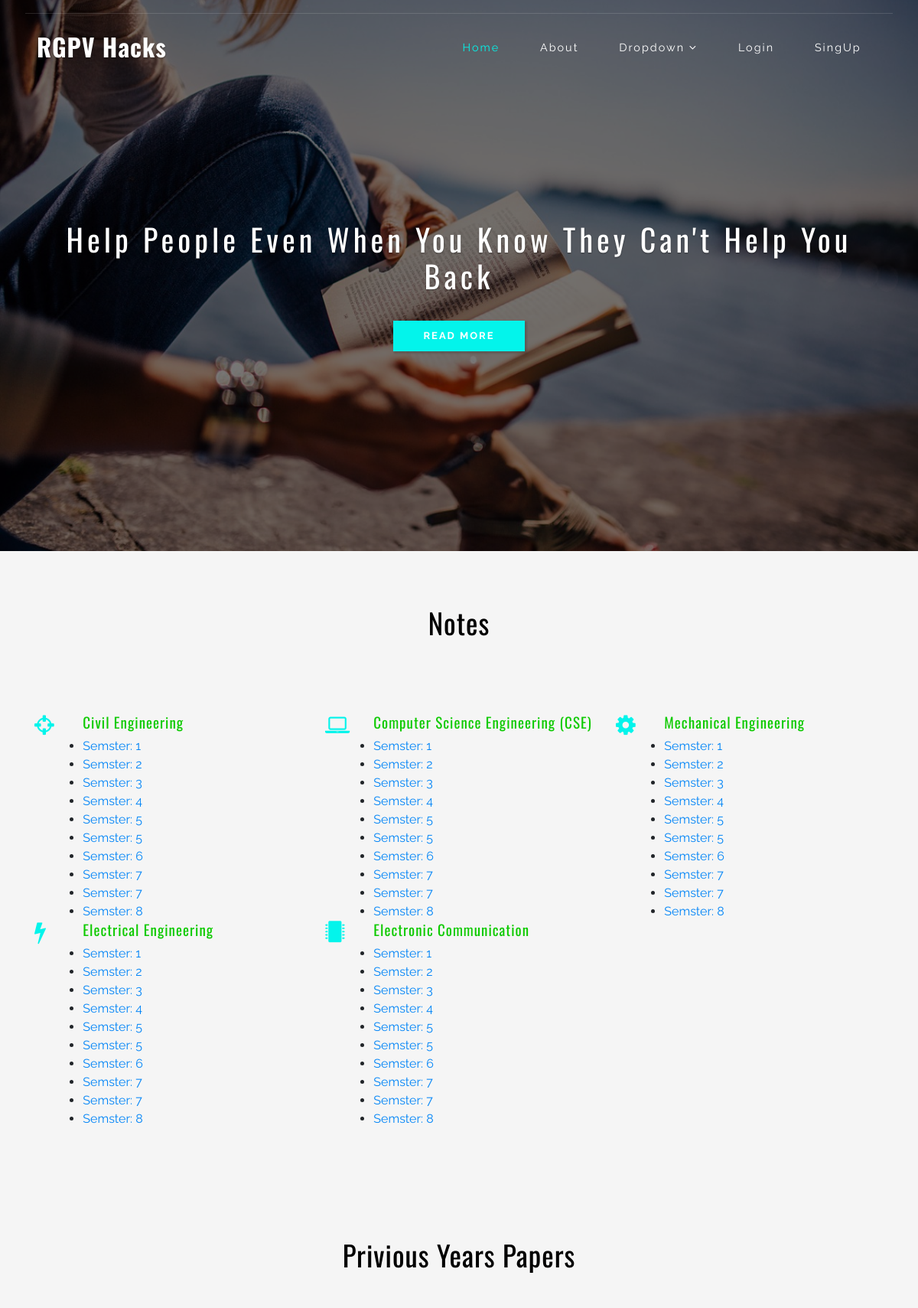
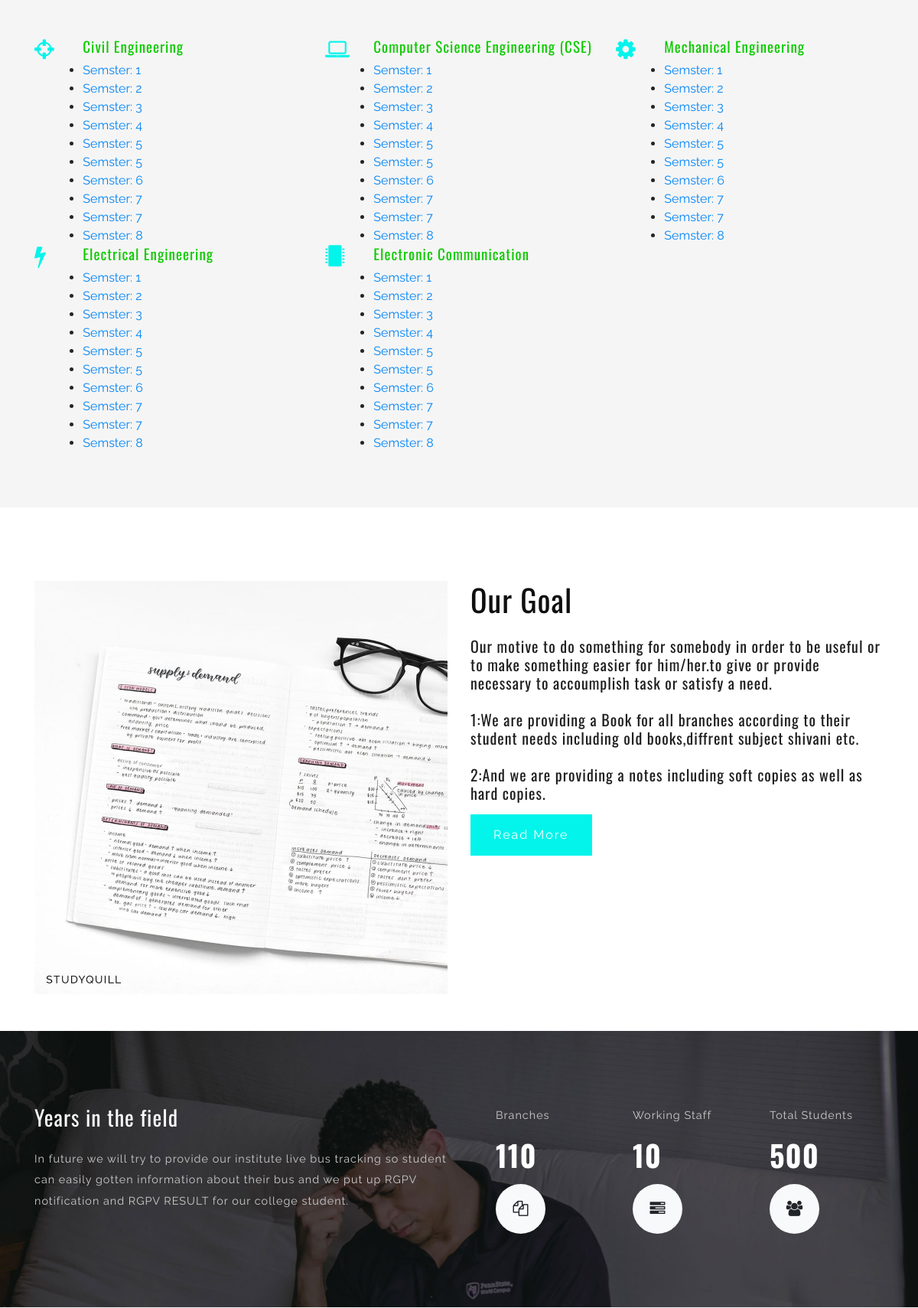
The page / (upper part) on the database its author committed (2 pictures, top to bottom).
### app/models.py (models this page shows, shortened)
class Semseter(models.Model):
    sem = models.IntegerField(null=True)

### app/views.py (the view)
# urls.py: url(r'^$',home,name='home'),
def home(request):  # For home page
    branch = Branch.objects.get(id=1)
    book = branch.book_set.all()
    civil = Branch.objects.get(id=2)
    civil_book = civil.book_set.all()
    mech = Branch.objects.get(id=3)
    mech_book = mech.book_set.all()
    sem = Semseter.objects.all()
    user = request.user
    d = {'CSE': book, 'civil': civil_book, 'mech': mech_book, 'sem': sem,'user':user}
    if request.method == 'POST':
        suggetion_comment(request)
    return render(request, 'index.html', d)

### app/templates/index.html (shortened to what this page needs)
{% extends 'base.html' %}
{% load static %}
{% block body %}
<section class="banner-bottom py-5" onload="myFunction()" id="services">
	<div class="container py-sm-4">
		<div class="heading-grid text-center">
			<h3 style="color:black; font: bold; font: outline; text-shadow: black;" class="tittle text-center heading mb-5" style="margin-top: 10px;">Notes</h3>
		</div>
		<div class="row">
			<div class="col-lg-4 col-md-6 mb-lg-0 mb-5">
				<div class="row inner-info">
					<div class="col-2">
						<span class="fa fa-crosshairs"></span>
					</div>
					<div class="col-10">
						<h4 class="mt-md-0 my-2">
							<font color="#0eca00">Civil Engineering</font>
						</h4>
						<ul>
							{% for i in sem %}
							<li><a href="{% url 'notes' '2' i.id %}" id="mech" name="mech" style="color: rgb(0, 132, 247);" >Semster: {{i.sem}}</a></li>
							{% endfor %}
						</ul>
					</div>
				</div>
			</div>
			<div class="col-lg-4 col-md-6">
				<div class="row inner-info">
					<div class="col-2">
						<span class="fa fa-laptop"></span>
					</div>
					<div class="col-10">
						<h4 class="mt-md-0 my-2">
							<font color=rebeccapurple">Computer Science Engineering (CSE)</font>
						</h4>
						<ul>
							{% for i in sem %}
							<li><a href="{% url 'notes' '1' i.id %}" id="mech" name="mech" style="color: rgb(0, 132, 247);" >Semster: {{i.sem}}</a></li>
							{% endfor %}
						</ul>
					</div>
				</div>
			</div>
			<div class="col-lg-4 col-md-6 mb-lg-0 mb-5">
				<div class="row inner-info">
					<div class="col-2">
						<span class="fa fa-cog"></span>
					</div>
					<div class="col-10">
						<h4 class="mt-md-0 my-2">
							<font color=rebeccapurple">Mechanical Engineering</font>
						</h4>
						<ul>
							{% for i in sem %}
							<li><a href="{% url 'notes' '3' i.id %}" id="mech" name="mech" style="color: rgb(0, 132, 247);" >Semster: {{i.sem}}</a></li>
							{% endfor %}
						</ul>
					</div>
				</div>
			</div>
		</div>
		<div class="row">
			<div class="col-lg-4 col-md-6">
				<div class="row inner-info">
					<div class="col-2">
						<span class="fa fa-bolt"></span>
					</div>
					<div class="col-10">
						<h4 class="mt-md-0 my-2">
							<font color=rebeccapurple">Electrical Engineering </font>
						</h4>
						<ul>
							{% for i in sem %}
							<li><a href="{% url 'notes' '3' i.id %}" id="mech" name="mech" style="color: rgb(0, 132, 247);" >Semster: {{i.sem}}</a></li>
							{% endfor %}
						</ul>
					</div>
				</div>
			</div>
			<div class="col-lg-4 col-md-6 mb-lg-0 mb-5">
				<div class="row inner-info">
					<div class="col-2">
						<span class="fa fa-microchip"></span>
					</div>
					<div class="col-10">
						<h4 class="mt-md-0 my-2">
							<font color=rebeccapurple">Electronic Communication</font>
						</h4>
						<ul>
							{% for i in sem %}
							<li><a href="{% url 'notes' '5' i.id %}" id="mech" name="mech" style="color: rgb(0, 132, 247);" >Semster: {{i.sem}}</a></li>
							{% endfor %}
						</ul>
					</div>
				</div>
			</div>
		</div>
	</div>
</section>
<section class="banner-bottom py-5" onload="myFunction()" id="services">
		<div class="container py-sm-4">
			<div class="heading-grid text-center">
				<h3 style="color:black; font: bold; font: outline; text-shadow: black;" class="tittle text-center heading mb-5" style="margin-top: 10px;">Privious Years Papers </h3>
			</div>
			<div class="row">
				<div class="col-lg-4 col-md-6 mb-lg-0 mb-5">
					<div class="row inner-info">
						<div class="col-2">
							<span class="fa fa-crosshairs"></span>
						</div>
						<div class="col-10">
							<h4 class="mt-md-0 my-2">
								<font color="#0eca00">Civil Engineering</font>
							</h4>
							<ul>
								{% for i in sem %}
								<li><a href="{% url 'paper' '2' i.id %}" id="mech" name="mech" style="color: rgb(0, 132, 247);" >Semster: {{i.sem}}</a></li>
								{% endfor %}
							</ul>
						</div>
					</div>
				</div>
				<div class="col-lg-4 col-md-6">
					<div class="row inner-info">
						<div class="col-2">
							<span class="fa fa-laptop"></span>
						</div>
						<div class="col-10">
							<h4 class="mt-md-0 my-2">
								<font color=rebeccapurple">Computer Science Engineering (CSE)</font>
							</h4>
							<ul>
								{% for i in sem %}
								<li><a href="{% url 'paper' '1' i.id %}" id="mech" name="mech" style="color: rgb(0, 132, 247);" >Semster: {{i.sem}}</a></li>
								{% endfor %}
							</ul>
						</div>
					</div>
				</div>
				<div class="col-lg-4 col-md-6 mb-lg-0 mb-5">
					<div class="row inner-info">
						<div class="col-2">
							<span class="fa fa-cog"></span>
						</div>
						<div class="col-10">
							<h4 class="mt-md-0 my-2">
								<font color=rebeccapurple">Mechanical Engineering</font>
							</h4>
							<ul>
								{% for i in sem %}
								<li><a href="{% url 'paper' '3' i.id %}" id="mech" name="mech" style="color: rgb(0, 132, 247);" >Semster: {{i.sem}}</a></li>
								{% endfor %}
							</ul>
						</div>
					</div>
				</div>
			</div>
			<div class="row">
				<div class="col-lg-4 col-md-6">
					<div class="row inner-info">
						<div class="col-2">
							<span class="fa fa-bolt"></span>
						</div>
						<div class="col-10">
							<h4 class="mt-md-0 my-2">
								<font color=rebeccapurple">Electrical Engineering </font>
							</h4>
							<ul>
								{% for i in sem %}
								<li><a href="{% url 'paper' '3' i.id %}" id="mech" name="mech" style="color: rgb(0, 132, 247);" >Semster: {{i.sem}}</a></li>
								{% endfor %}
							</ul>
						</div>
					</div>
				</div>
				<div class="col-lg-4 col-md-6 mb-lg-0 mb-5">
					<div class="row inner-info">
						<div class="col-2">
							<span class="fa fa-microchip"></span>
						</div>
						<div class="col-10">
							<h4 class="mt-md-0 my-2">
								<font color=rebeccapurple">Electronic Communication</font>
							</h4>
							<ul>
								{% for i in sem %}
								<li><a href="{% url 'paper' '5' i.id %}" id="mech" name="mech" style="color: rgb(0, 132, 247);" >Semster: {{i.sem}}</a></li>
								{% endfor %}
							</ul>
						</div>
					</div>
				</div>
			</div>
		</div>
	</section>
<section class="wthree-row py-5" id="about">
	<div class="container pt-lg-5">
		<div class="row about-main">
			<div class="col-lg-6 about-right">
				<img src="{% static 'images/goal.jpg' %}" class="img-fluid" alt="" />
			</div>
			<div class="col-lg-6 about-text-grid text-left">
				<div class="title-desc">
					<h3 class="main-title-w3pvt text-capitalize">
						<font style="color:#0f0f0f">Our Goal</font>
					</h3>
				</div>
				<p class="my-sm-4 mt-2 mb-4">
					<h5>
						<font color="#1e1e1e">Our motive to do something for somebody in order to be useful or to make
							something easier for him/her.to give or provide necessary to accoumplish task or satisfy a
							need.<br><br>
							1:We are providing a Book for all branches according to their student needs including old
							books,diffrent subject shivani etc.<br> <br>2:And we are providing a notes including soft
							copies as well as hard copies.</font>
					</h5>
				</p>
				<a href="#bottom"> Read more</a>
			</div>
		</div>
	</div>
</section>
<section class="stats py-5" id="stats">
	<div class="container py-lg-5 py-md-3">
		<div class="row stat-grids">
			<div class="col-lg-6 stats-left">
				<h3 class="heading mb-4 text-li">Years in the field</h3>
				<p class="mb-3">In future we will try to provide our institute live bus tracking so student can easily
					gotten information about their bus and we put up RGPV notification and <a>RGPV RESULT</a> for our
					college student. </p>
			</div>
			<div  class="col-lg-6 grid1 stats-right mt-lg-0 mt-4 pl-5">
				<div class="row">
					<div class="col-sm-4 col-6">
						<p class="text-li">Branches</p>
						<h4 class="text-wh count" >110</h4>
						<span class="fa fa-files-o mr-2"></span>
					</div>
					<div class="col-sm-4 col-6">
						<p>Working Staff</p>
						<h4><span class="count">10</span></h4>
						<span class="fa fa-tasks mr-2"></span>
					</div>
					<div class="col-sm-4 col-6 mt-sm-0 mt-5">
						<p>Total Students</p>
						<h4><span class="count">500</span></h4>
						<span class="fa fa-users mr-2"></span>
					</div>
				</div>
			</div>
		</div>
	</div>
</section>
{% endblock %}

### app/static/css/style.css (style rules this page uses)
html, body { margin: 0; font-size: 100%; background: #f5f5f5; font-family: 'Raleway', sans-serif; scroll-behavior: smooth; }
body a { text-decoration: none; transition: 0.5s all; -webkit-transition: 0.5s all; -moz-transition: 0.5s all; -o-transition: 0.5s all; -ms-transition: 0.5s all; cursor: pointer !important; }
h1, h2, h3, h4, h5, h6 { margin: 0; letter-spacing: 1px; font-weight: 400; font-family: 'Oswald', sans-serif; }
p { font-size: 0.9em; color: #2e2e2e; line-height: 1.9em; letter-spacing: 1px; }
ul { margin: 0; padding: 0; }
li > a:only-child:after { content: ''; }
#about { background: #fff; }
h3.tittle, h3.tittle.two { font-size: 2.3em; font-weight: 400; color: #33353a; text-shadow: 0 0 0.5px rgba(58, 57, 57, 0.25); text-transform: capitalize; }
.heading-grid { margin-bottom: 6em; }
.banner-bottom span.fa { font-size: 30px; color: #03f4eb; }
.inner-info h4 { text-transform: capitalize; font-size: 19px; letter-spacing: 1px; font-weight: 400; }
.about-text-grid a { background: #03f4eb; padding: 15px 30px; display: inline-block; color: #fff; font-size: 16px; letter-spacing: 2px; text-transform: capitalize; }
.stats h3.heading { color: #f8f9fa; }
.stats p { color: #ccc; }
.stats-right h4 { font-size: 2.4em; font-weight: 700; margin: 15px 0; color: #fff; }
.stats-right span.fa { color: #212529; font-size: 20px; background: rgb(248, 249, 250); width: 65px; height: 65px; text-align: center; line-height: 65px; border-radius: 50%; -webkit-border-radius: 50%; -moz-border-radius: 50%; -ms-border-radius: 50%; -o-border-radius: 50%; }
.stats { background: url(../images/banner3.jpg) no-repeat 0px 0px; background-size: cover; position: relative; }
.about-text-grid h3, .about-text-grid1 h3 { display: inline-block; font-size: 2.5em; font-weight: 400; letter-spacing: 1px; }

### rows shown on the page
Semseter: sem "1"
Semseter: sem "2"
Semseter: sem "3"
Semseter: sem "4"
Semseter: sem "5"
Semseter: sem "5"
Semseter: sem "6"
Semseter: sem "7"
Semseter: sem "7"
Semseter: sem "8"
